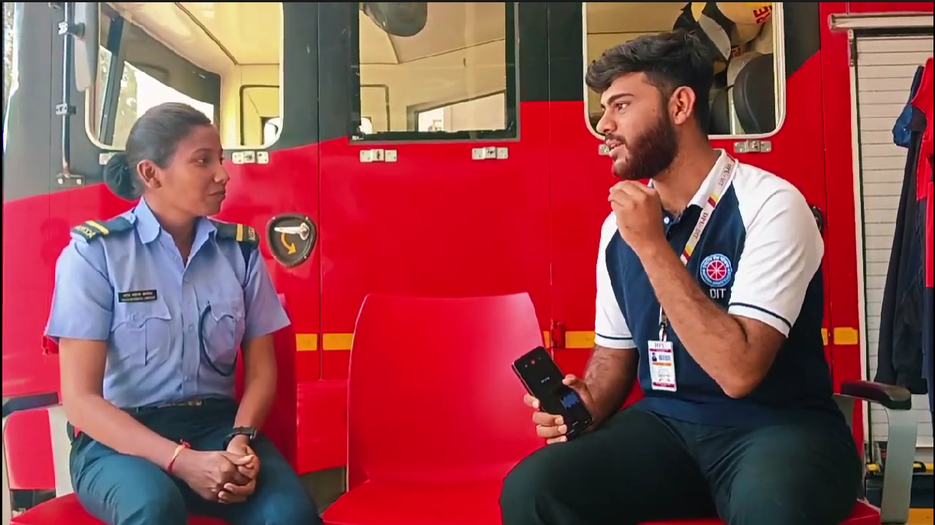
#> input picture Python/OpenCV/img1.png, 935 x 525 px, shrunk from 1223 x 687 before the run
$ jupyter execute CV-Flip.ipynb
#> lines starting #> are read from the running program, lines starting #| are printed output that depends on the picture
[cell 1]
import cv2

[cell 2]
img = cv2.imread('img1.png')
#> img is the input picture: shape (525, 935, 3); mean B, G, R 79, 75.3, 145.2
img1 = cv2.imread('your_image.jpg')
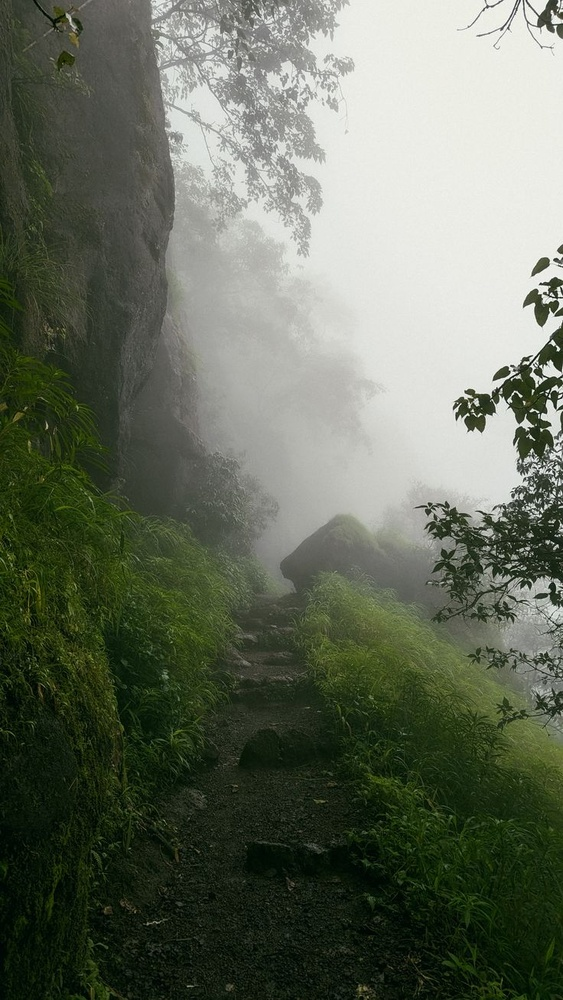
#> input picture Python/OpenCV/your_image.jpg, 563 x 1000 px, shrunk from 736 x 1308 before the run
#> img1 is the input picture: shape (1000, 563, 3); mean B, G, R 92.2, 107.7, 100.6

[cell 3]
img_flip = cv2.flip(img,0)
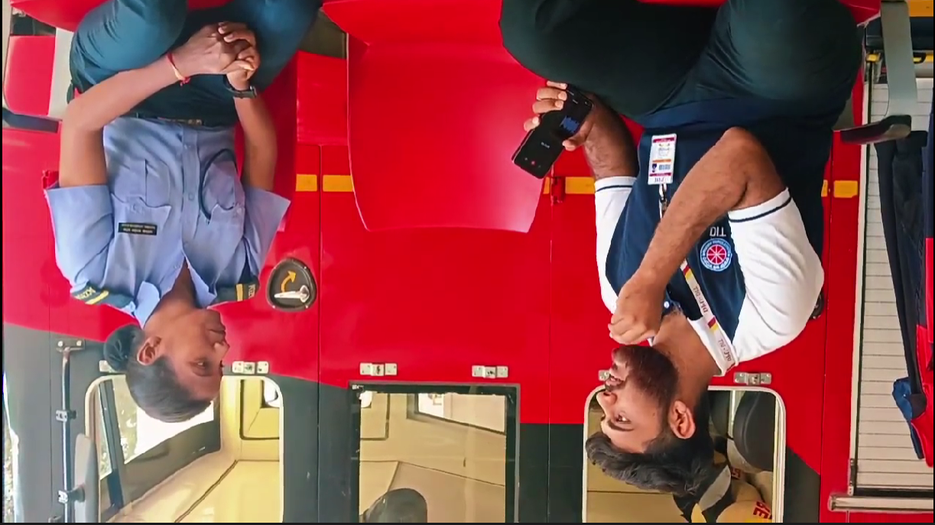
#> img_flip: shape (525, 935, 3); mean B, G, R 79, 75.3, 145.2
img_flip2 = cv2.flip(img,1)
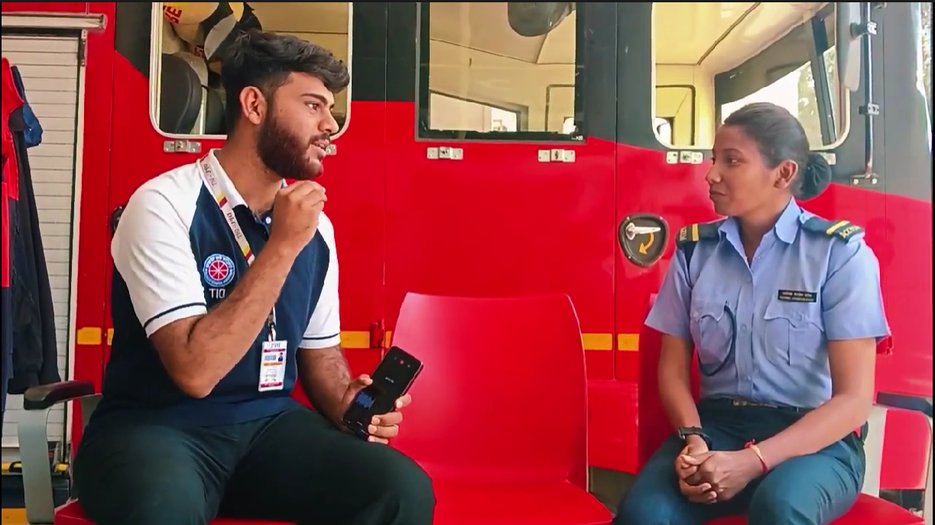
#> img_flip2: shape (525, 935, 3); mean B, G, R 79, 75.3, 145.2
img_flip3 = cv2.flip(img,-1)
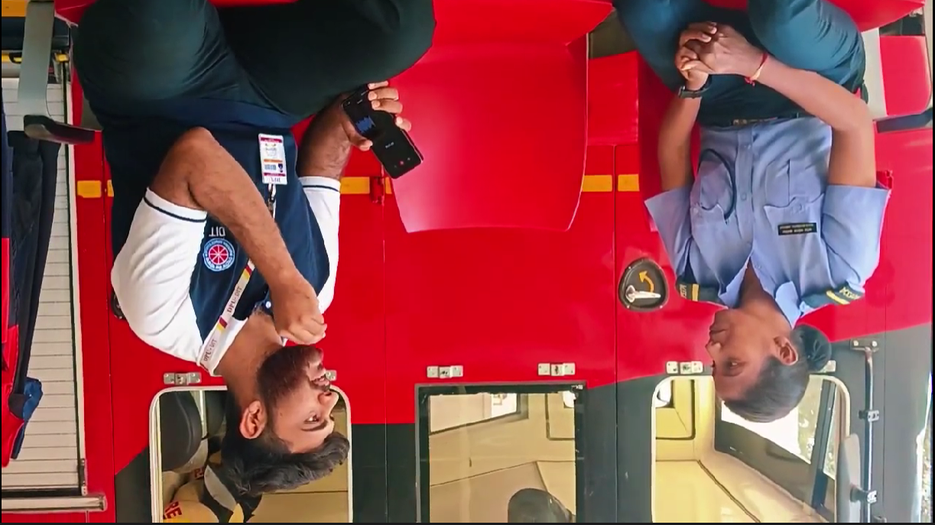
#> img_flip3: shape (525, 935, 3); mean B, G, R 79, 75.3, 145.2
